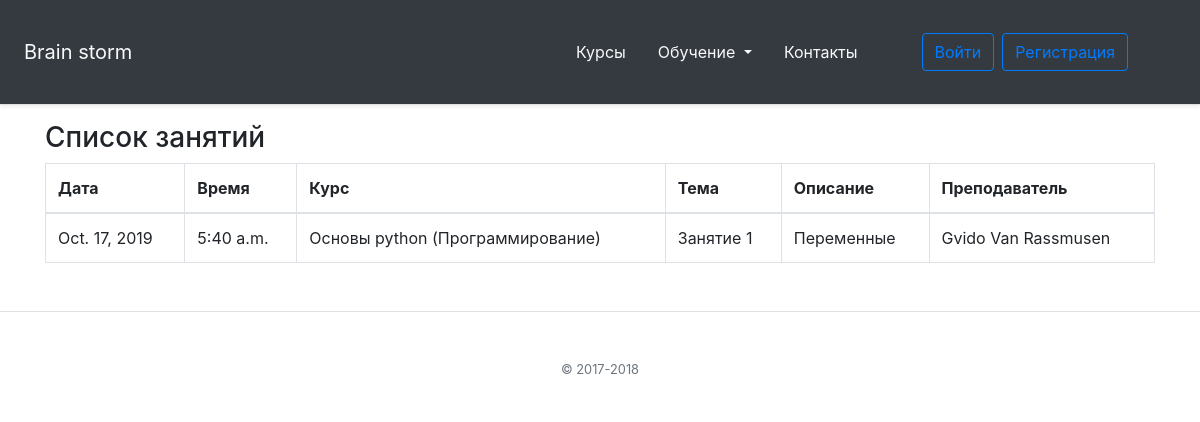
Screenshot of /lessons/ with the database file from the repository.
### online_school/models.py (models this page shows, shortened)
class AbstractTitleDescMixin(models.Model):
    class Meta:
        abstract = True
    title = models.CharField(max_length=255)
    desc = models.TextField(max_length=255)

class AbstractDateTimeMixin(models.Model):
    class Meta:
        abstract = True
    created = models.DateTimeField(auto_now_add=True)
    updated = models.DateTimeField(auto_now=True)

class Lesson(AbstractTitleDescMixin, AbstractDateTimeMixin):
    class Meta:
        ordering = ('course', 'id')
    course = models.ForeignKey('Course', null=True, blank=True, on_delete=models.CASCADE)
    teacher = models.ForeignKey('Teacher', null=True, blank=True, on_delete=models.CASCADE)
    students_group = models.ForeignKey('StudentsGroup', null=True, blank=True, on_delete=models.SET_NULL)
    date = models.DateField()
    time = models.TimeField()

class Course(AbstractTitleDescMixin, AbstractDateTimeMixin):
    class Meta:
        ordering = ('id',)
    created = models.DateTimeField(auto_now_add=True)
    type = models.ForeignKey('TypeCourse', null=True, blank=True, on_delete=models.SET_NULL)
    teachers = models.ManyToManyField('Teacher', related_name='Course')
    def __str__(self):
        return f' {self.title} ({self.type})'

class TypeCourse(AbstractDateTimeMixin):
    class Meta:
        ordering = ('id',)
    name = models.CharField(max_length=50)
    def __str__(self):
        return f'{self.name}'

class AbstractPeopleNamesMixin(models.Model):
    class Meta:
        abstract = True
    last_name = models.CharField(max_length=255)
    first_name = models.CharField(max_length=255)
    patronymic = models.CharField(max_length=255)

class Teacher(AbstractPeopleNamesMixin, AbstractDateTimeMixin):
    class Meta:
        ordering = ('id',)
    courses = models.ManyToManyField('Course', blank=True, null=True, related_name='Teacher', through='Course_Teachers')
    def __str__(self):
        return f'{self.last_name} {self.first_name} {self.patronymic}'

### online_school/views.py (the view)
# urls.py: path('lessons/', views.LessonsListView.as_view(), name='lessons'),
class LessonsListView(ListView):
    template_name = 'online_school/lessons.html'
    model = Lesson

### online_school/templates/online_school/lessons.html
{% extends 'online_school/base.html' %}
{% block body %}
  <div class="container">
    <h3>Список занятий</h3>
    <table class="table table-bordered">
    <thead>
    <tr>
        <th>Дата</th>
        <th>Время</th>
        <th>Курс</th>
        <th>Тема</th>
        <th>Описание</th>
        <th>Преподаватель</th>
    </tr>
    </thead>
    <tbody>
    {% for lesson in object_list %}
    <tr>
        <td>{{ lesson.date}}</td>
        <td>{{ lesson.time }}</td>
        <td>{{ lesson.course }}</td>
        <td>{{ lesson.title }}</td>
        <td>{{ lesson.desc }}</td>
        <td>{{ lesson.teacher }}</td>
    </tr>
    {% empty %}
    <tr>
        <td>1</td>
        <td>No lesson yet.</td>
    </tr>
    {% endfor %}
    </tbody>
</table>
</div>
{% endblock %}

### rows the page displays
Lesson: date "Oct. 17, 2019", time "5:40 a.m.", course "Основы python (Программирование)", title "Занятие 1", desc "Переменные", teacher "Gvido Van Rassmusen"
